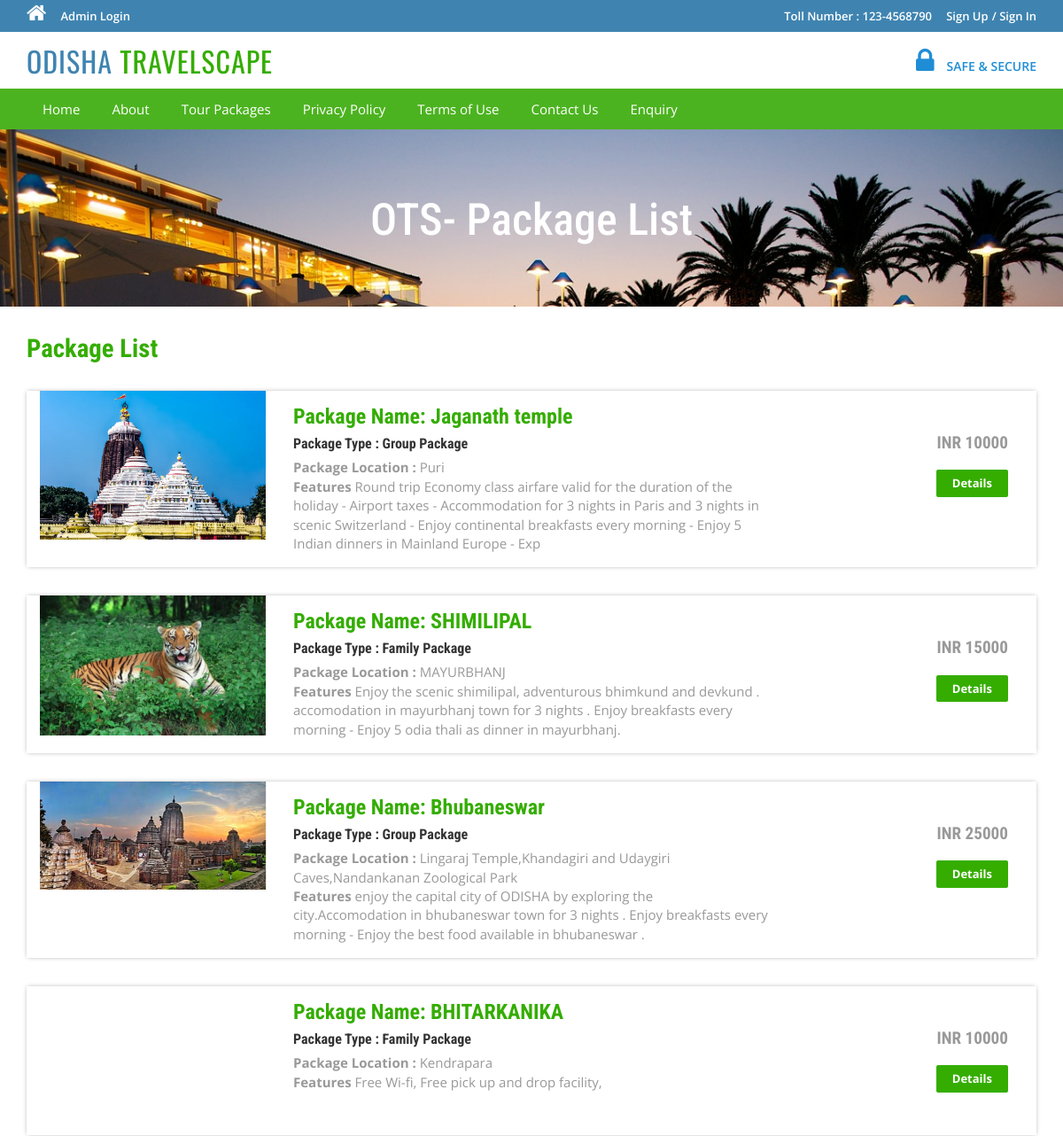
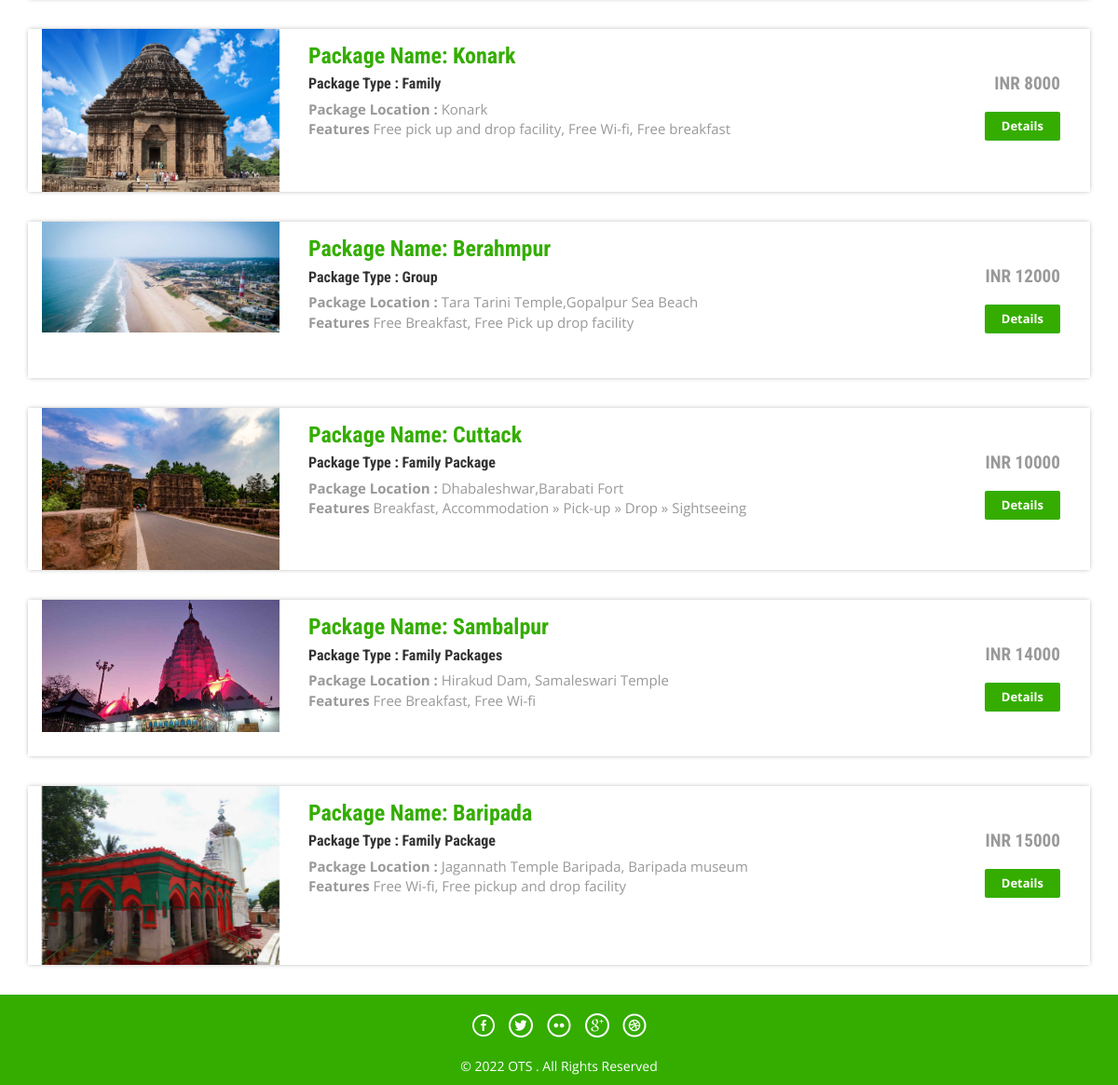
The app's page /package-list.php with its own data (2 pictures, top to bottom).
### tables this page shows
CREATE TABLE `tbltourpackages` (
  `PackageId` int(11) NOT NULL,
  `PackageName` varchar(200) DEFAULT NULL,
  `PackageType` varchar(150) DEFAULT NULL,
  `PackageLocation` varchar(100) DEFAULT NULL,
  `PackagePrice` int(11) DEFAULT NULL,
  `PackageFetures` varchar(255) DEFAULT NULL,
  `PackageDetails` mediumtext DEFAULT NULL,
  `PackageImage` varchar(100) DEFAULT NULL,
  `Creationdate` timestamp NULL DEFAULT current_timestamp(),
  `UpdationDate` timestamp NULL DEFAULT NULL ON UPDATE current_timestamp()
);

### package-list.php (the view, shortened to what this page needs)
<?php
include('includes/config.php');
?>
<!DOCTYPE HTML>
<html>
<head>
<link href="css/bootstrap.css" rel='stylesheet' type='text/css' />
<link href="css/style.css" rel='stylesheet' type='text/css' />
<link href="css/font-awesome.css" rel="stylesheet">
<link href="css/animate.css" rel="stylesheet" type="text/css" media="all">
</head>
<body>
<?php include('includes/header.php');?>
<div class="banner-3">
	<div class="container">
		<h1 class="wow zoomIn animated animated" data-wow-delay=".5s" style="visibility: visible; animation-delay: 0.5s; animation-name: zoomIn;"> OTS- Package List</h1>
	</div>
</div>
<div class="rooms">
	<div class="container">
		<div class="room-bottom">
			<h3>Package List</h3>
<?php $sql = "SELECT * from tbltourpackages";
$query = $dbh->prepare($sql);
$query->execute();
$results=$query->fetchAll(PDO::FETCH_OBJ);
if($query->rowCount() > 0)
{
foreach($results as $result)
{	?>
			<div class="rom-btm">
				<div class="col-md-3 room-left wow fadeInLeft animated" data-wow-delay=".5s">
					<img src="admin/pacakgeimages/<?php echo htmlentities($result->PackageImage);?>" class="img-responsive" alt="">
				</div>
				<div class="col-md-6 room-midle wow fadeInUp animated" data-wow-delay=".5s">
					<h4>Package Name: <?php echo htmlentities($result->PackageName);?></h4>
					<h6>Package Type : <?php echo htmlentities($result->PackageType);?></h6>
					<p><b>Package Location :</b> <?php echo htmlentities($result->PackageLocation);?></p>
					<p><b>Features</b> <?php echo htmlentities($result->PackageFetures);?></p>
				</div>
				<div class="col-md-3 room-right wow fadeInRight animated" data-wow-delay=".5s">
					<h5>INR <?php echo htmlentities($result->PackagePrice);?></h5>
					<a href="package-details.php?pkgid=<?php echo htmlentities($result->PackageId);?>" class="view">Details</a>
				</div>
				<div class="clearfix"></div>
			</div>
<?php }} ?>
		</div>
	</div>
</div>
<?php include('includes/footer.php');?>
</body>
</html>

### includes/header.php (shortened to what this page needs)
<?php if($_SESSION['login'])
{?>
<div class="top-header">
	<div class="container">
		<ul class="tp-hd-lft wow fadeInLeft animated" data-wow-delay=".5s">
			<li class="hm"><a href="index.php"><i class="fa fa-home"></i></a></li>
			<li class="prnt"><a href="profile.php">My Profile</a></li>
				<li class="prnt"><a href="change-password.php">Change Password</a></li>
			<li class="prnt"><a href="tour-history.php">My Tour History</a></li>
			<li class="prnt"><a href="issuetickets.php">Issue Tickets</a></li>
		</ul>
		<ul class="tp-hd-rgt wow fadeInRight animated" data-wow-delay=".5s">
			<li class="tol">Welcome :</li>
			<li class="sig"><?php echo htmlentities($_SESSION['login']);?></li>
			<li class="sigi"><a href="logout.php" >/ Logout</a></li>
        </ul>
		<div class="clearfix"></div>
	</div>
</div><?php } else {?>
<div class="top-header">
	<div class="container">
		<ul class="tp-hd-lft wow fadeInLeft animated" data-wow-delay=".5s">
			<li class="hm"><a href="index.php"><i class="fa fa-home"></i></a></li>
				<li class="hm"><a href="admin/index.php">Admin Login</a></li>
		</ul>
		<ul class="tp-hd-rgt wow fadeInRight animated" data-wow-delay=".5s">
			<li class="tol">Toll Number : 123-4568790</li>
			<li class="sig"><a href="#" data-toggle="modal" data-target="#myModal" >Sign Up</a></li>
			<li class="sigi"><a href="#" data-toggle="modal" data-target="#myModal4" >/ Sign In</a></li>
        </ul>
		<div class="clearfix"></div>
	</div>
</div>
<?php }?>
<div class="header">
	<div class="container">
		<div class="logo wow fadeInDown animated" data-wow-delay=".5s">
			<a href="index.php">ODISHA <span>TRAVELSCAPE</span></a>
		</div>
		<div class="lock fadeInDown animated" data-wow-delay=".5s">
			<li><i class="fa fa-lock"></i></li>
            <li><div class="securetxt">SAFE &amp; SECURE </div></li>
		</div>
		<div class="clearfix"></div>
	</div>
</div>
<div class="footer-btm wow fadeInLeft animated" data-wow-delay=".5s">
	<div class="container">
	<div class="navigation">
			<nav class="navbar navbar-default">
				<div class="collapse navbar-collapse nav-wil" id="bs-example-navbar-collapse-1">
					<nav class="cl-effect-1">
						<ul class="nav navbar-nav">
							<li><a href="index.php">Home</a></li>
							<li><a href="page.php?type=aboutus">About</a></li>
								<li><a href="package-list.php">Tour Packages</a></li>
								<li><a href="page.php?type=privacy">Privacy Policy</a></li>
								<li><a href="page.php?type=terms">Terms of Use</a></li>
								<li><a href="page.php?type=contact">Contact Us</a></li>
								<?php if($_SESSION['login'])
{?>
								<li>Need Help?<a href="#" data-toggle="modal" data-target="#myModal3"> / Write Us </a>  </li>
								<?php } else { ?>
								<li><a href="enquiry.php"> Enquiry </a>  </li>
								<?php } ?>
								<div class="clearfix"></div>
						</ul>
					</nav>
				</div>
			</nav>
		</div>
	</div>
</div>

### includes/footer.php
<div class="copy-right">
	<div class="container">
		<div class="footer-social-icons wow fadeInDown animated animated" data-wow-delay=".5s" style="visibility: visible; animation-delay: 0.5s; animation-name: fadeInDown;">
			<ul>
				<li><a class="facebook" href="#"><span>Facebook</span></a></li>
				<li><a class="twitter" href="#"><span>Twitter</span></a></li>
				<li><a class="flickr" href="#"><span>Flickr</span></a></li>
				<li><a class="googleplus" href="#"><span>Google+</span></a></li>
				<li><a class="dribbble" href="#"><span>Dribbble</span></a></li>
			</ul>
		</div>
		<p class="wow zoomIn animated animated" data-wow-delay=".5s" style="visibility: visible; animation-delay: 0.5s; animation-name: zoomIn;">© 2022 OTS . All Rights Reserved </p>
	</div>
</div>

### css/style.css (style rules this page uses)
html, body { font-size: 100%; background: #fff; font-family: 'Open Sans', sans-serif; }
body a,.grid_1,plan_1,plan_1.one,plan_1.two,i.icon1, i.icon2, i.icon3, i.icon4, i.icon5, i.icon6 { transition:0.5s all; -webkit-transition:0.5s all; -moz-transition:0.5s all; -o-transition:0.5s all; -ms-transition:0.5s all; }
h1,h2,h3,h4,h5,h6 { margin:0; font-family: 'Roboto Condensed', sans-serif; }
p { margin:0; }
ul { margin:0; padding:0; }
.logo a { color: #3F84B1; letter-spacing: 1px; font-size: 2em; font-weight: 400; display: block; text-decoration: none; font-family: 'Oswald', sans-serif; }
.logo span { color:#34ad00; }
i.fa.fa-home { font-size: 24px; }
.top-header { background-color: #3F84B1; border-bottom: 0 none; height: 36px; line-height: 35px; }
ul.tp-hd-lft { float: left; }
ul.tp-hd-lft li { display: inline-block; }
li.hm,li.prnt { margin-right: 12px; }
ul.tp-hd-lft a { font-size: 13px; font-weight: 600; color:#fff; }
ul.tp-hd-rgt { float:right; }
ul.tp-hd-rgt li { display: inline-block; font-size: 13px; font-weight: 600; color:#fff; }
ul.tp-hd-rgt a { font-size: 13px; font-weight: 600; color:#fff; }
li.ned,li.wrt,li.tol { margin-right: 12px; }
.header { background-color: #fff; margin: 0; padding: 10px 0 8px; }
.logo a { display: block; }
.logo { float: left; margin-right: 60px; }
.lock { float: right; margin-top: 7px; }
.securetxt { color: #1f8dd6; line-height: 18px; margin-top: 0px; font-size: 14px; font-weight:600; }
.lock li { display: inline-block; }
i.fa.fa-lock { color:#1f8dd6; font-size: 2em; padding-right: 10px; }
.footer-btm li { display: inline-block; margin: 0 10px; font-size: 14px; color: #fff; }
.footer-btm li a { font-size: 15px; color: #fff; display: inline-block; padding: 5px 8px; }
.footer-btm { background:#4CB320; padding: 0.5em 0; text-align:center; }
.copy-right p { color:#fff; font-size:14px; line-height: 1.8em; }
.copy-right { background:#34ad00; text-align: center; padding: 0.5em 0; }
a.view { padding: 6px 18px; font-weight: 700; color: #fff; background-color: #34ad00; border: 0; font-size: 13px; border-radius: 2px; -webkit-transition: all .2s; -moz-transition: all .2s; transition: all .2s; margin-top: 20px; display: inline-block; }
.banner-3 { background: url(../images/6.jpg)no-repeat; background-size: cover; -webkit-background-size: cover; -o-background-size: cover; -ms-background-size: cover; -moz-background-size: cover; min-height:200px; }
.banner-3 h1 { font-size: 50px; margin-bottom: 40px; padding: 1.5em 0 0; text-align: center; color: #fff; }
.rom-btm { margin-top: 2em; box-shadow: 0px 0px 5px -1px rgba(0, 0, 0, 0.37); }
.room-bottom h3 { font-size: 1.8em; font-weight: 700; color: #34ad00; }
.room-bottom { padding: 2em 0; }
.rom-btm h4 { font-size: 1.5em; font-weight: 700; color: #34ad00; }
.rom-btm p { font-size: 15px; color: #999; }
.rom-btm h6 { font-size: 1em; font-weight: 700; margin: 0.5em 0; }
.room-right { text-align: right; padding: 3em 2em; }
.room-midle { padding: 1em; }
.rom-btm h5 { font-size: 1.2em; font-weight: 700; color: #999; }
.footer-social-icons ul li { display:inline-block; margin:0 0.2em; }
.footer-social-icons ul li a { width:30px; height:30px; background:url('../images/img-sprite.png') no-repeat 0px 0px; display:inline-block; position: relative; }
.footer-social-icons ul li a.facebook { background-position:0px 0px; }
.footer-social-icons ul li a.twitter { background-position:-30px 0px; }
.footer-social-icons ul li a.flickr { background-position:-60px 0px; }
.footer-social-icons ul li a.googleplus { background-position:-90px 0px; }
.footer-social-icons ul li a.dribbble { background-position:-120px 0px; }
.footer-social-icons { margin: 10px 0 10px; }
.navbar-default { background-color: #4CB320 !important; border-color: #4CB320 !important; }
.navbar { min-height: 0px !important; margin-bottom:0px !important; border-radius:0px !important; border: none !important; }
ul.nav.navbar-nav li a { font-size: 15px ; color: #fff; display: inline-block; padding: 5px 8px; }
.navbar-collapse { padding-right: 0px !important; padding-left: 0px !important; }

### records on screen
tbltourpackages: PackageImage (picture), PackageName "Jaganath temple", PackageType "Group Package", PackageLocation "Puri", PackageFetures "Round trip Economy class airfare valid for the duration of the holiday - Airport taxes - Accommodation for 3 nights in Paris and 3 nights in scenic Switzerland - Enjoy continental breakfasts every morning - Enjoy 5 Indian dinners in Mainland Europe - Exp", PackagePrice "10000"
tbltourpackages: PackageImage (picture), PackageName "SHIMILIPAL", PackageType "Family Package", PackageLocation "MAYURBHANJ", PackageFetures "Enjoy the scenic shimilipal, adventurous bhimkund and devkund . accomodation in mayurbhanj town for 3 nights . Enjoy breakfasts every morning - Enjoy 5 odia thali as dinner in mayurbhanj.", PackagePrice "15000"
tbltourpackages: PackageImage (picture), PackageName "Bhubaneswar", PackageType "Group Package", PackageLocation "Lingaraj Temple,Khandagiri and Udaygiri Caves,Nandankanan Zoological Park", PackageFetures "enjoy the capital city of ODISHA by exploring the city.Accomodation in bhubaneswar town for 3 nights . Enjoy breakfasts every morning - Enjoy the best food available in bhubaneswar .", PackagePrice "25000"
tbltourpackages: PackageName "BHITARKANIKA", PackageType "Family Package", PackageLocation "Kendrapara", PackageFetures "Free Wi-fi, Free pick up and drop facility,", PackagePrice "10000"
tbltourpackages: PackageImage (picture), PackageName "Konark", PackageType "Family", PackageLocation "Konark", PackageFetures "Free pick up and drop facility, Free Wi-fi, Free breakfast", PackagePrice "8000"
tbltourpackages: PackageImage (picture), PackageName "Berahmpur", PackageType "Group", PackageLocation "Tara Tarini Temple,Gopalpur Sea Beach", PackageFetures "Free Breakfast, Free Pick up drop facility", PackagePrice "12000"
tbltourpackages: PackageImage (picture), PackageName "Cuttack", PackageType "Family Package", PackageLocation "Dhabaleshwar,Barabati Fort", PackageFetures "Breakfast, Accommodation » Pick-up » Drop » Sightseeing", PackagePrice "10000"
tbltourpackages: PackageImage (picture), PackageName "Sambalpur", PackageType "Family Packages", PackageLocation "Hirakud Dam, Samaleswari Temple", PackageFetures "Free Breakfast, Free Wi-fi", PackagePrice "14000"
tbltourpackages: PackageImage (picture), PackageName "Baripada", PackageType "Family Package", PackageLocation "Jagannath Temple Baripada, Baripada museum", PackageFetures "Free Wi-fi, Free pickup and drop facility", PackagePrice "15000"
